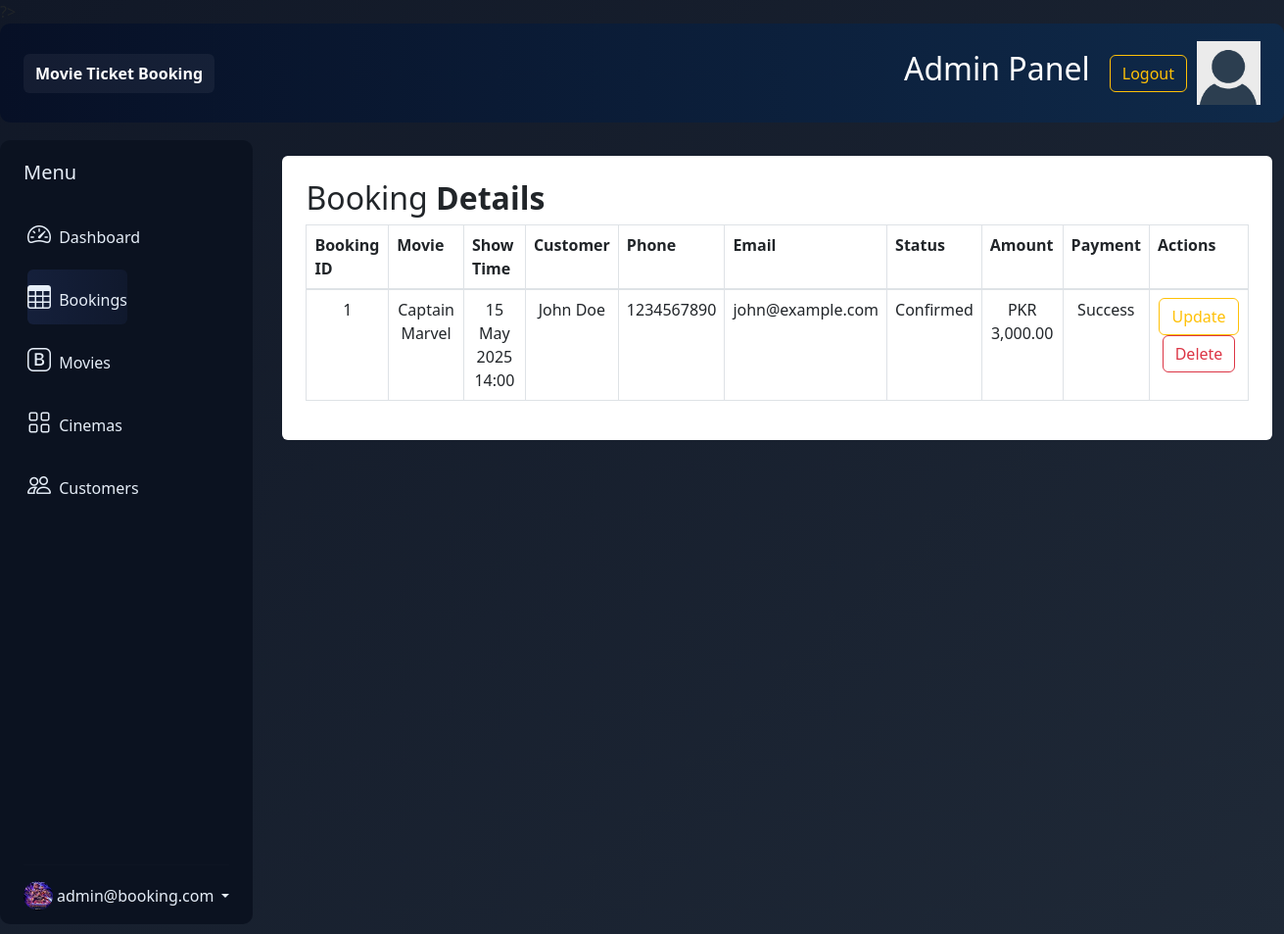
/admin/view.php (signed in), run on the app's committed database.
### tables this page shows
CREATE TABLE booking (
    booking_id INT AUTO_INCREMENT PRIMARY KEY,

    booking_date TIMESTAMP DEFAULT CURRENT_TIMESTAMP,

    status ENUM('Pending', 'Confirmed', 'Cancelled')
    DEFAULT 'Pending',

    total_amount DECIMAL(8,2) NOT NULL,

    customer_id INT NOT NULL,
    show_id INT NOT NULL,

    CHECK (total_amount >= 0),

    FOREIGN KEY (customer_id)
    REFERENCES customer(customer_id)
    ON DELETE CASCADE,

    FOREIGN KEY (show_id)
    REFERENCES movie_show(show_id)
    ON DELETE NO ACTION
);

CREATE TABLE movie (
    movie_id INT AUTO_INCREMENT PRIMARY KEY,
    title VARCHAR(200) NOT NULL,
    duration_min INT NOT NULL,
    language VARCHAR(50) NOT NULL,
    rating ENUM('U', 'PG', 'PG-13', 'R') NOT NULL,
    genres VARCHAR(300) NOT NULL,
    poster_url VARCHAR(500),
    release_date DATE NOT NULL,
    description VARCHAR(1000),

    CHECK (duration_min > 0)
);

CREATE TABLE movie_show (
    show_id INT AUTO_INCREMENT PRIMARY KEY,
    show_time DATETIME NOT NULL,
    price DECIMAL(8,2) NOT NULL,

    movie_id INT NOT NULL,
    screen_id INT NOT NULL,

    CHECK (price > 0),

    FOREIGN KEY (movie_id)
    REFERENCES movie(movie_id)
    ON DELETE CASCADE,

    FOREIGN KEY (screen_id)
    REFERENCES screen(screen_id)
    ON DELETE NO ACTION,

    UNIQUE(screen_id, show_time)
);

CREATE TABLE customer (
    customer_id INT AUTO_INCREMENT PRIMARY KEY,
    name VARCHAR(100) NOT NULL,
    email VARCHAR(150) NOT NULL UNIQUE,
    phone VARCHAR(20) NOT NULL,
    password_hash VARCHAR(255) NOT NULL,
    created_at TIMESTAMP DEFAULT CURRENT_TIMESTAMP
);

CREATE TABLE payment (
    payment_id INT AUTO_INCREMENT PRIMARY KEY,

    amount DECIMAL(8,2) NOT NULL,

    method ENUM('Cash', 'Card', 'EasyPaisa', 'JazzCash')
    NOT NULL,

    status ENUM('Pending', 'Success', 'Failed', 'Refunded')
    DEFAULT 'Pending',

    paid_at DATETIME,

    booking_id INT NOT NULL UNIQUE,

    CHECK (amount > 0),

    FOREIGN KEY (booking_id)
    REFERENCES booking(booking_id)
    ON DELETE CASCADE
);

### admin/view.php (the view, shortened to what this page needs)
<?php
include "config.php";
$query = "SELECT b.booking_id, b.booking_date, b.status, b.total_amount, m.title AS movie_title,
    s.show_time, cust.name AS customer_name, cust.email AS customer_email, cust.phone AS customer_phone,
    p.status AS payment_status
    FROM booking b
    JOIN customer cust ON b.customer_id = cust.customer_id
    JOIN movie_show s ON b.show_id = s.show_id
    JOIN movie m ON s.movie_id = m.movie_id
    LEFT JOIN payment p ON p.booking_id = b.booking_id
    ORDER BY b.booking_date DESC";
$result = mysqli_query($con, $query);
?>
<!DOCTYPE html>
<html lang="en">
<head>
    <link rel="stylesheet" href="../style/styles.css">
    <link rel="stylesheet" href="https://use.fontawesome.com/releases/v5.7.2/css/all.css">
    <link rel="stylesheet" href="https://cdnjs.cloudflare.com/ajax/libs/twitter-bootstrap/4.5.2/css/bootstrap.css">
    <link rel="stylesheet" href="https://cdn.datatables.net/1.10.22/css/dataTables.bootstrap4.min.css">
    <link rel="stylesheet" href="https://maxcdn.bootstrapcdn.com/bootstrap/4.0.0/css/bootstrap.min.css">
</head>
<body>
    <?php include('header.php'); ?>
    <div class="admin-container">
        <?php include('sidebar.php'); ?>
        <div class="container-lg">
            <div class="table-responsive">
                <div class="table-wrapper bg-white mt-3 p-4 rounded">
                    <div class="table-title">
                        <div class="row">
                            <div class="col-sm-8">
                                <h2>Booking <b>Details</b></h2>
                            </div>
                        </div>
                    </div>
                    <div >
                        <table class="table table-bordered" id="dataTable" width="100%" cellspacing="0">
                        <tr>
                            <th>Booking ID</th>
                            <th>Movie</th>
                            <th>Show Time</th>
                            <th>Customer</th>
                            <th>Phone</th>
                            <th>Email</th>
                            <th>Status</th>
                            <th>Amount</th>
                            <th>Payment</th>
                            <th>Actions</th>
                        </tr>
                        <tbody>
                            <?php if ($result && mysqli_num_rows($result) > 0): ?>
                                <?php while ($row = mysqli_fetch_assoc($result)): ?>
                                    <tr align="center">
                                        <td><?php echo htmlspecialchars($row['booking_id']); ?></td>
                                        <td><?php echo htmlspecialchars($row['movie_title']); ?></td>
                                        <td><?php echo htmlspecialchars(date('d M Y H:i', strtotime($row['show_time']))); ?></td>
                                        <td><?php echo htmlspecialchars($row['customer_name']); ?></td>
                                        <td><?php echo htmlspecialchars($row['customer_phone']); ?></td>
                                        <td><?php echo htmlspecialchars($row['customer_email']); ?></td>
                                        <td><?php echo htmlspecialchars($row['status']); ?></td>
                                        <td>PKR <?php echo number_format($row['total_amount'], 2); ?></td>
                                        <td><?php echo htmlspecialchars($row['payment_status'] ?? 'Pending'); ?></td>
                                        <td>
                                            <a href="editBooking.php?id=<?php echo $row['booking_id']; ?>" class="btn btn-outline-warning">Update</a>
                                            <a href="deleteBooking.php?id=<?php echo $row['booking_id']; ?>" class="btn btn-outline-danger">Delete</a>
                                        </td>
                                    </tr>
                                <?php endwhile; ?>
                            <?php else: ?>
                                <tr>
                                    <td colspan="10">No bookings found.</td>
                                </tr>
                            <?php endif; ?>
                        </tbody>
                    </table>
                    </div>
                </div>
            </div>
        </div>
    </div>
</body>
</html>

### style/styles.css (style rules this page uses)
:root { color-scheme: dark; --bg: #070a17; --surface: #10152b; --surface-alt: #111a33; --panel: rgba(19, 28, 59, 0.96); --border: rgba(255,255,255,0.08); --text: #eef2ff; --muted: #9cb0d6; --primary: #5d83ff; --primary-soft: rgba(93, 131, 255, 0.16); --accent: #f4b24b; --shadow: 0 24px 80px rgba(3, 12, 35, 0.35); --bs-secondary-color: #eef2ff; --bs-secondary-bg: rgba(255,255,255,0.08); --bs-secondary-border: rgba(255,255,255,0.12); }
h1, h2, h3, h4, h5, h6 { color: var(--text); }
* { box-sizing: border-box; }
html, body { min-height: 100%; }
body { margin: 0; font-family: 'Inter', sans-serif; color: var(--text); background: linear-gradient(135deg, #111827, #1f2937); }
a { color: inherit; text-decoration: none; }
.admin-container { display: grid; grid-template-columns: 1fr 5fr; }

### admin/header.php (style rules this page uses)
.admin-container { display:flex;gap:18px }

### data on the page
booking: booking_id "1", movie.title "Captain Marvel", show.show_time "15 May 2025 14:00", customer.name "John Doe", customer.phone "1234567890", customer.email "john@example.com", status "Confirmed", total_amount "3,000.00", payment.status "Success"

### other printed values
$_SESSION['uname'] "admin@booking.com"
